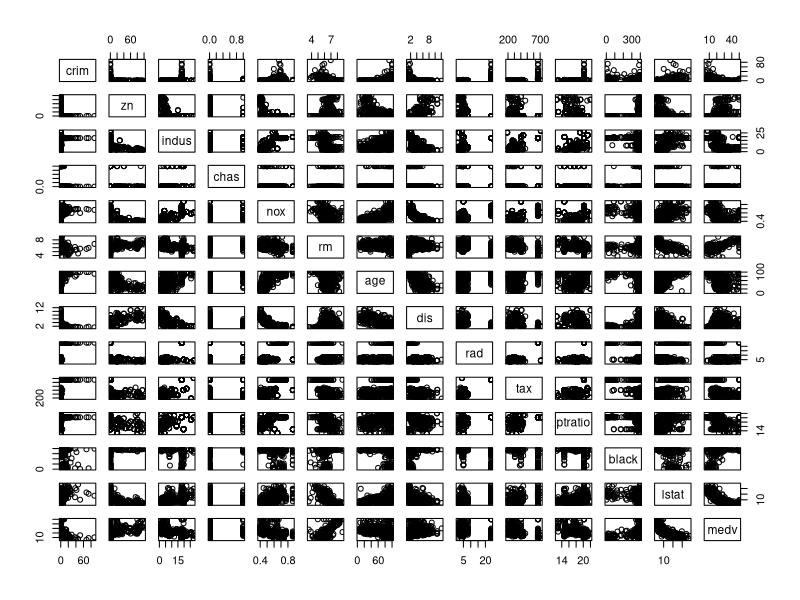
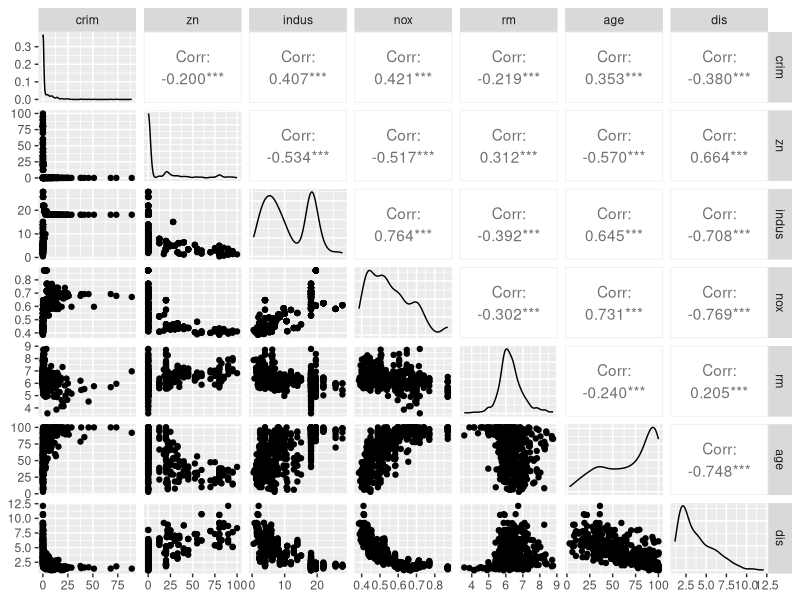
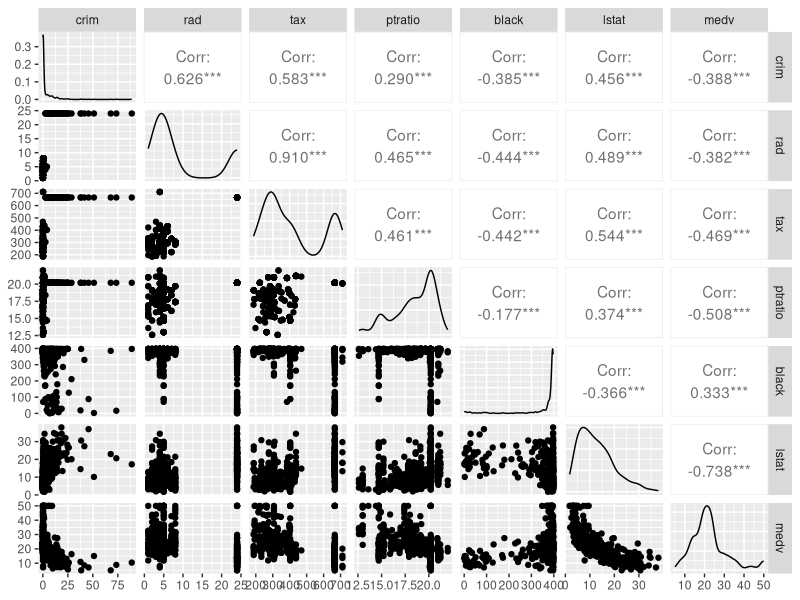
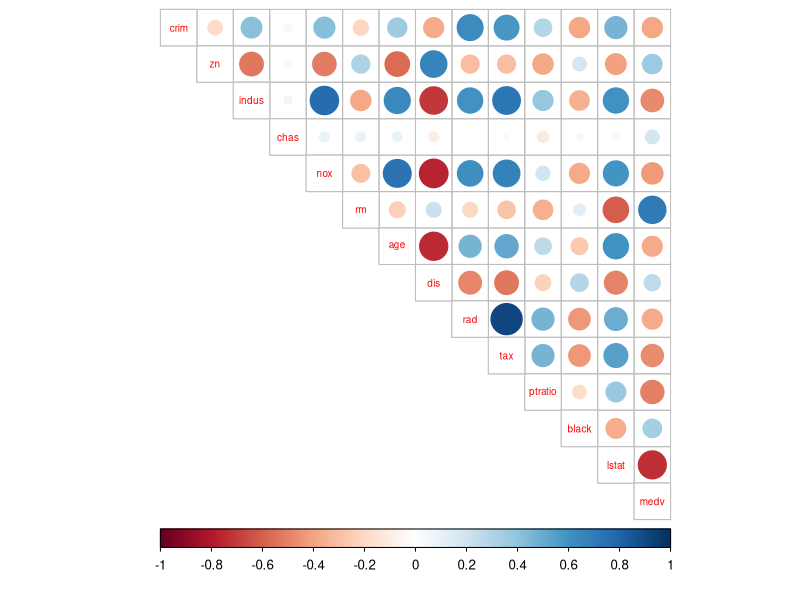
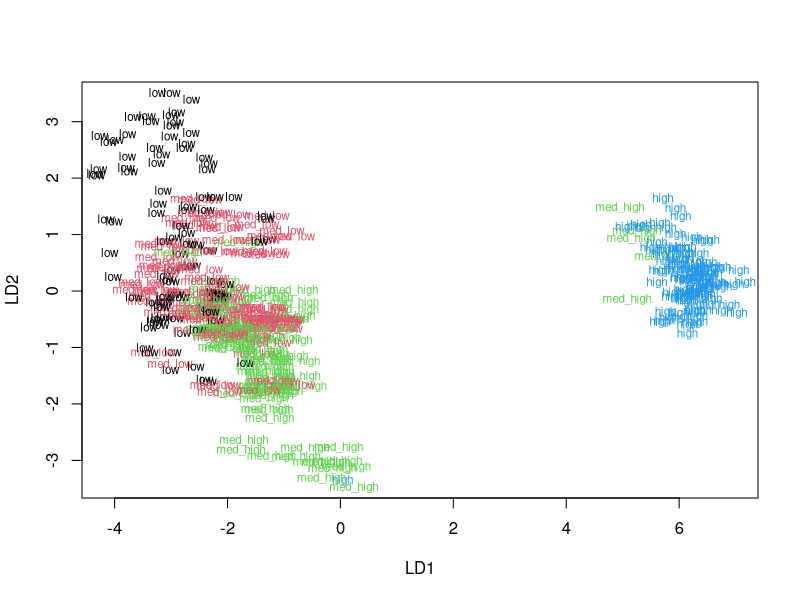
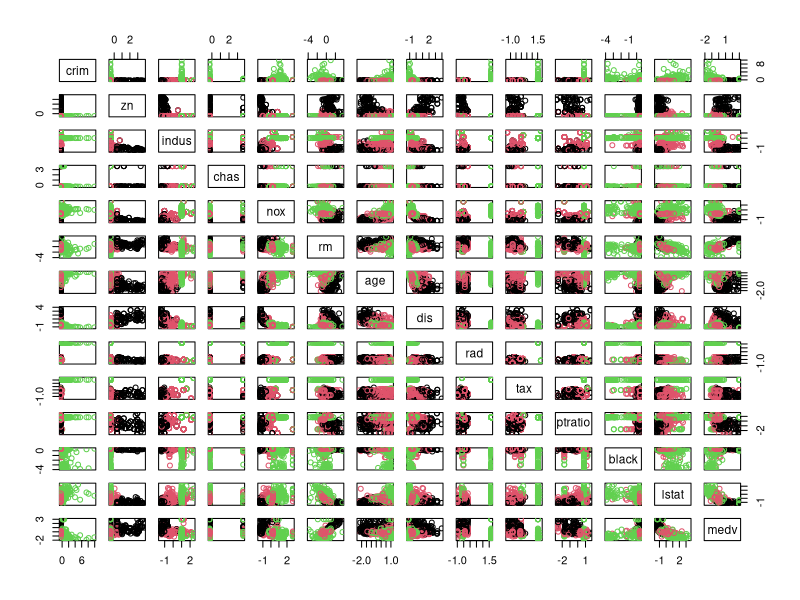
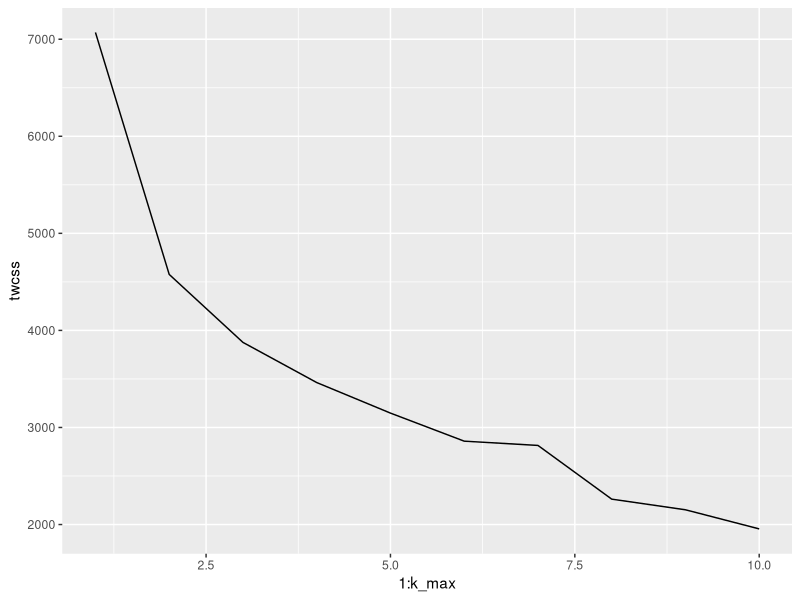
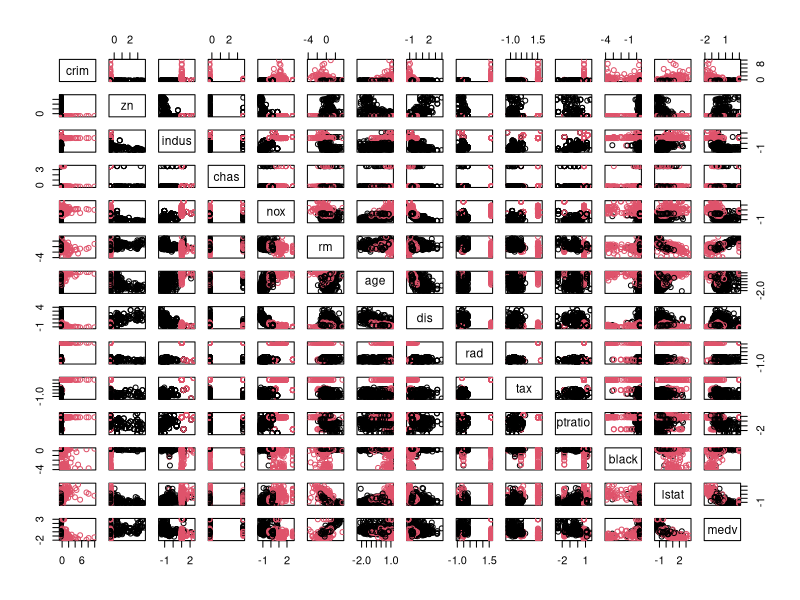

Write R code to recreate these figures, in order.
## ---- chunk 1
knitr::opts_chunk$set(echo = TRUE)
## ---- chunk 2
library(MASS)
data("Boston")

# explore the dataset
dim(Boston)
## ---- chunk 3
str(Boston)
## ---- chunk 4
summary(Boston)
## ---- chunk 5
pairs(Boston)
## ---- chunk 6
library(GGally)
library(ggplot2)

mycols <- c("crim", "zn", "indus", "nox", "rm", "age", "dis")
ggpairs(Boston[mycols], mapping = aes(), lower = list(combo = wrap("facethist", bins = 20)))
## ---- chunk 7
mycols <- c("crim", "rad", "tax", "ptratio", "black", "lstat", "medv")
ggpairs(Boston[mycols], mapping = aes(), lower = list(combo = wrap("facethist", bins = 20)))
## ---- chunk 8
library(tidyr)
library(corrplot)

cor_matrix<-cor(Boston) %>% round(digits = 2)

# print the correlation matrix
cor_matrix

# visualize the correlation matrix
corrplot(cor_matrix, method="circle", type="upper", cl.pos="b", tl.pos="d", tl.cex = 0.6)
## ---- chunk 9
# center and standardize variables
boston_scaled <- scale(Boston)

# class of the boston_scaled object
class(boston_scaled)

# change the object to data frame
boston_scaled <- as.data.frame(boston_scaled)

# summaries of the scaled variables
summary(boston_scaled)
## ---- chunk 10
# summary of the scaled crime rate
summary(boston_scaled$crim)
## ---- chunk 11
bins <- quantile(boston_scaled$crim)

# create a categorical variable 'crime'
crime <- cut(boston_scaled$crim, breaks = bins, include.lowest = TRUE, labels = c("low", "med_low", "med_high", "high"))

# look at the table of the new factor crime
table(crime)
## ---- chunk 12
# remove original crim from the dataset
boston_scaled <- dplyr::select(boston_scaled, -crim)

# add the new categorical value to scaled data
boston_scaled <- data.frame(boston_scaled, crime)
summary(boston_scaled)
## ---- chunk 13
# number of rows in the Boston dataset 
n <- nrow(boston_scaled)

# choose randomly 80% of the rows
ind <- sample(n,  size = n * 0.8)

# create train set
train <- boston_scaled[ind,]

# create test set 
test <- boston_scaled[-ind,]
## ---- chunk 14
# linear discriminant analysis
lda.fit <- lda(crime ~ ., data = train)

# print the lda.fit object
lda.fit
## ---- chunk 15
# the function for lda biplot arrows
lda.arrows <- function(x, myscale = 1, arrow_heads = 0.1, color = "orange", tex = 0.75, choices = c(1,2)){
  heads <- coef(x)
  arrows(x0 = 0, y0 = 0, 
         x1 = myscale * heads[,choices[1]], 
         y1 = myscale * heads[,choices[2]], col=color, length = arrow_heads)
  text(myscale * heads[,choices], labels = row.names(heads), 
       cex = tex, col=color, pos=3)
}

# target classes as numeric
classes <- as.numeric(train$crime)

# plot the lda results
plot(lda.fit, dimen = 2, col = classes, pch = classes)

## ---- chunk 16
# save the correct classes from test data
correct_classes <- test$crime

# remove the crime variable from test data
test <- dplyr::select(test, -crime)

# predict classes with test data
lda.pred <- predict(lda.fit, newdata = test)

# cross tabulate the results
table(correct = correct_classes, predicted = lda.pred$class)
## ---- chunk 17
data('Boston')
data_scaled <- scale(Boston)
summary(data_scaled)
## ---- chunk 18
# euclidean distance matrix
dist_eu <- dist(data_scaled)

# look at the summary of the distances
summary(dist_eu)
## ---- chunk 19
# k-means clustering
km <-kmeans(data_scaled, centers = 3)

# plot the Boston dataset with clusters
pairs(data_scaled, col = km$cluster)
## ---- chunk 20
set.seed(123)

# determine the number of clusters
k_max <- 10

# calculate the total within sum of squares
twcss <- sapply(1:k_max, function(k){kmeans(data_scaled, k)$tot.withinss})

# visualize the results
qplot(x = 1:k_max, y = twcss, geom = 'line')


## ---- chunk 21
# k-means clustering
km <-kmeans(data_scaled, centers = 2)

# plot the Boston dataset with clusters
pairs(data_scaled, col = km$cluster)
